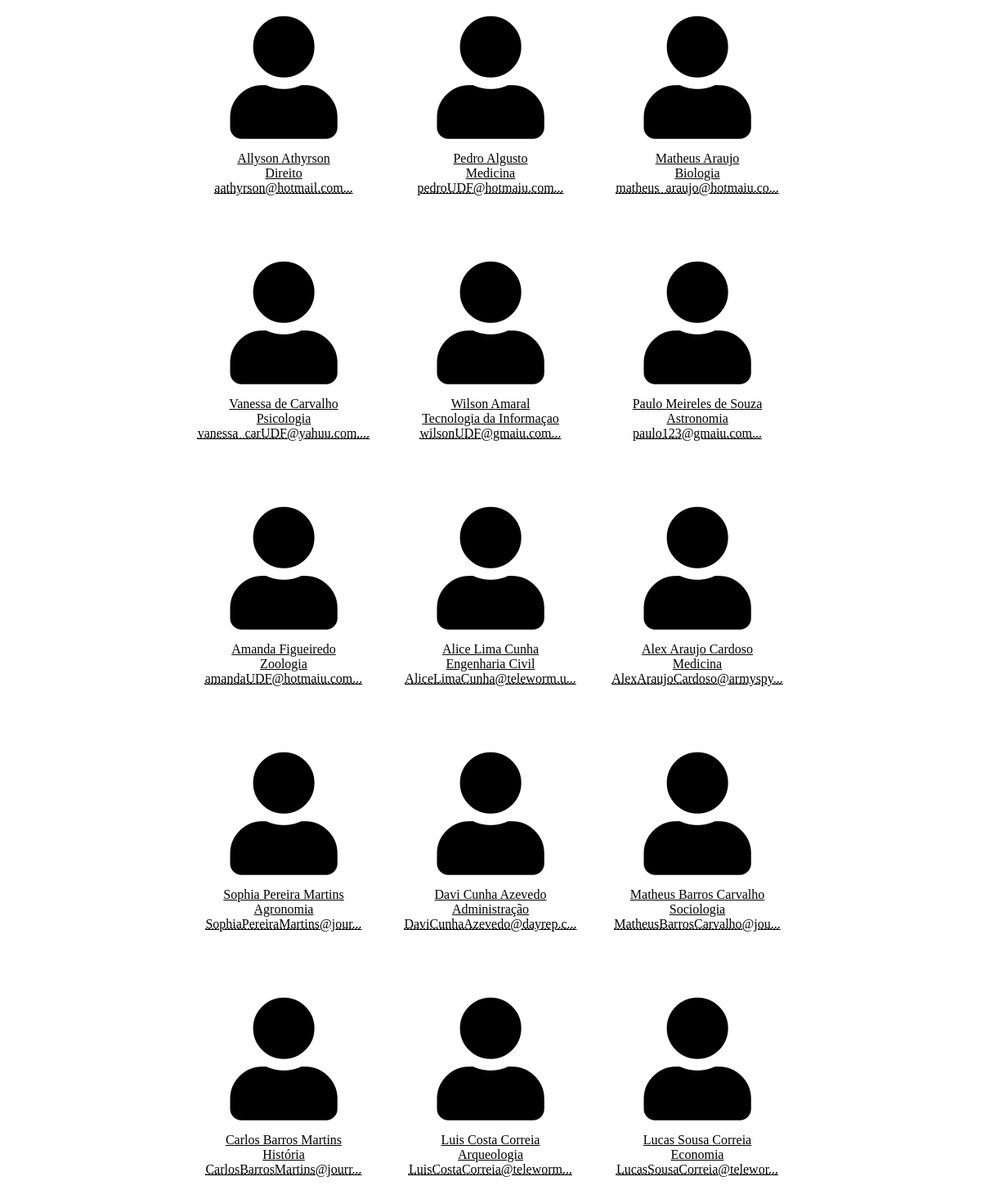
The page / on the database its author committed.
### tables this page shows
CREATE TABLE `descricao` (
  `id` int(11) NOT NULL,
  `nome` varchar(255) NOT NULL,
  `area` varchar(255) NOT NULL,
  `email` varchar(255) NOT NULL,
  `imagem` longblob NOT NULL
);

### index.php (the view, shortened to what this page needs)
<!DOCTYPE html>
<html lang="pt-BR">
    <head>
        <link rel="stylesheet" href="https://use.fontawesome.com/releases/v5.7.2/css/all.css">
        <link href="css/style.css" rel="stylesheet" type="text/css" screen="media" />
    </head>
    <body>
        <div id="container">
            <?php
                try{
                    $conn = new PDO("mysql:host=localhost;dbname=professores", 'root', '');
                    $conn->setAttribute(PDO::ATTR_ERRMODE, PDO::ERRMODE_EXCEPTION);
                    $sql = "Select * FROM descricao";
                    $dados = $conn->query($sql);
                    $qtd = $dados->columnCount();
                    while($qtd != 0){
                        foreach($dados as $dado){
            ?>
                <a href="pages/usuario.php?id=<?php echo $dado['id']; ?>" class="box-professor">
                    <i class="fas fa-user"></i>
                    <div class="descricao">
                        <p><?php echo $dado['nome']; ?></p>
                        <p><?php echo $dado['area']; ?></p>
                        <abbr title="<?php echo $dado['email']; ?>"><?php echo substr($dado['email'], 0, 25).'...'; ?></abbr>
                    </div>
                </a>
            <?php
                        }
                        $qtd -= 1;
                    }
                }catch(PDOException $e){
                    print('erro: '.$e->getMessage());
                }
            ?>
            </div>
    </body>
</html>

### css/style.css (style rules this page uses)
* { padding: 0; margin: 0; }
@media only screen and (min-width: 1200px) { #container { width: 80%; margin: 0 auto; display: flex; flex-direction: row; flex-wrap: wrap; justify-content: center; align-content: flex-start; } }
@media only screen and (min-width: 1200px) { .box-professor { display: block; width: 253px; height: 300px; box-sizing: border-box; padding: 20px; text-align: center; color: #000; border-radius: 10px; } }
@media only screen and (min-width: 1200px) { .box-professor i { font-size: 150px; } }
@media only screen and (min-width: 1200px) { .descricao { padding-top: 15px; } }

### rows shown on the page
descricao: nome "Allyson Athyrson", area "Direito", email "aathyrson@hotmail.com"
descricao: nome "Pedro Algusto", area "Medicina", email "pedroUDF@hotmaiu.com"
descricao: nome "Matheus Araujo", area "Biologia", email "matheus_araujo@hotmaiu.co"
descricao: nome "Vanessa de Carvalho", area "Psicologia", email "vanessa_carUDF@yahuu.com."
descricao: nome "Wilson Amaral", area "Tecnologia da Informaçao", email "wilsonUDF@gmaiu.com"
descricao: nome "Paulo Meireles de Souza", area "Astronomia", email "paulo123@gmaiu.com"
descricao: nome "Amanda Figueiredo", area "Zoologia", email "amandaUDF@hotmaiu.com"
descricao: nome "Alice Lima Cunha", area "Engenharia Civil", email "AliceLimaCunha@teleworm.u"
descricao: nome "Alex Araujo Cardoso", area "Medicina", email "AlexAraujoCardoso@armyspy"
descricao: nome "Sophia Pereira Martins", area "Agronomia", email "SophiaPereiraMartins@jour"
descricao: nome "Davi Cunha Azevedo", area "Administração", email "DaviCunhaAzevedo@dayrep.c"
descricao: nome "Matheus Barros Carvalho", area "Sociologia", email "MatheusBarrosCarvalho@jou"
descricao: nome "Carlos Barros Martins", area "História", email "CarlosBarrosMartins@jourr"
descricao: nome "Luis Costa Correia", area "Arqueologia", email "LuisCostaCorreia@teleworm"
descricao: nome "Lucas Sousa Correia", area "Economia", email "LucasSousaCorreia@telewor"
